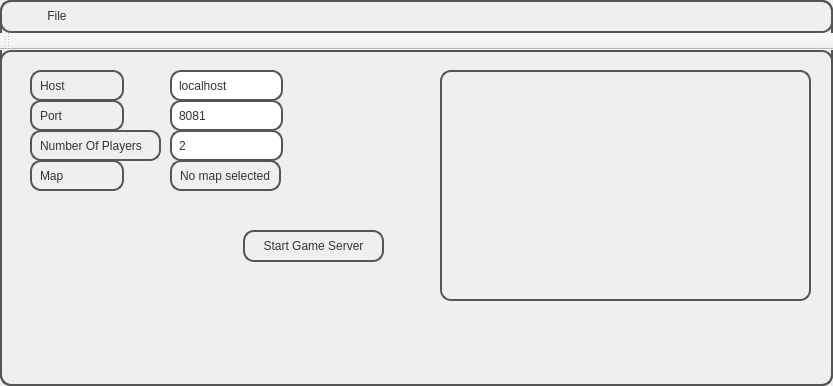
<?xml version="1.0" encoding="UTF-8"?>
<ui version="4.0">
 <class>MainWindow</class>
 <widget class="QMainWindow" name="MainWindow">
  <property name="enabled">
   <bool>true</bool>
  </property>
  <property name="geometry">
   <rect>
    <x>0</x>
    <y>0</y>
    <width>833</width>
    <height>386</height>
   </rect>
  </property>
  <property name="windowTitle">
   <string>MainWindow</string>
  </property>
  <property name="styleSheet">
   <string notr="true">QMainWindow, QLabel, QPlainTextEdit, QMenuBar, QMenu, QAction, #centralWidget, QPushButton {
color: #333;
border: 2px solid #555;
border-radius: 11px;
padding: 5px;
background: qradialgradient(cx: 0.3, cy: -0.4,
fx: 0.3, fy: -0.4,
radius: 1.35, stop: 0 #fff, stop: 1 #888);
min-width: 80px;
}
QLineEdit {
color: #333;
border: 2px solid #555;
border-radius: 11px;
padding: 5px;
}</string>
  </property>
  <widget class="QWidget" name="centralWidget">
   <widget class="QLabel" name="selectedMapLabel">
    <property name="geometry">
     <rect>
      <x>170</x>
      <y>110</y>
      <width>111</width>
      <height>31</height>
     </rect>
    </property>
    <property name="text">
     <string>No map selected</string>
    </property>
   </widget>
   <widget class="QPushButton" name="startServerButton">
    <property name="geometry">
     <rect>
      <x>243</x>
      <y>180</y>
      <width>141</width>
      <height>32</height>
     </rect>
    </property>
    <property name="text">
     <string>Start Game Server</string>
    </property>
   </widget>
   <widget class="QLabel" name="label_2">
    <property name="geometry">
     <rect>
      <x>30</x>
      <y>50</y>
      <width>94</width>
      <height>31</height>
     </rect>
    </property>
    <property name="text">
     <string>Port</string>
    </property>
   </widget>
   <widget class="QLineEdit" name="portInput">
    <property name="geometry">
     <rect>
      <x>170</x>
      <y>50</y>
      <width>113</width>
      <height>31</height>
     </rect>
    </property>
    <property name="text">
     <string>8081</string>
    </property>
   </widget>
   <widget class="QLabel" name="label_4">
    <property name="geometry">
     <rect>
      <x>30</x>
      <y>110</y>
      <width>94</width>
      <height>31</height>
     </rect>
    </property>
    <property name="text">
     <string>Map</string>
    </property>
   </widget>
   <widget class="QLabel" name="label_3">
    <property name="geometry">
     <rect>
      <x>30</x>
      <y>80</y>
      <width>131</width>
      <height>31</height>
     </rect>
    </property>
    <property name="text">
     <string>Number Of Players</string>
    </property>
   </widget>
   <widget class="QLineEdit" name="numPlayerInput">
    <property name="geometry">
     <rect>
      <x>170</x>
      <y>80</y>
      <width>113</width>
      <height>31</height>
     </rect>
    </property>
    <property name="text">
     <string>2</string>
    </property>
   </widget>
   <widget class="QLabel" name="label">
    <property name="geometry">
     <rect>
      <x>30</x>
      <y>20</y>
      <width>94</width>
      <height>31</height>
     </rect>
    </property>
    <property name="text">
     <string>Host</string>
    </property>
   </widget>
   <widget class="QLineEdit" name="hostInput">
    <property name="geometry">
     <rect>
      <x>170</x>
      <y>20</y>
      <width>113</width>
      <height>31</height>
     </rect>
    </property>
    <property name="text">
     <string>localhost</string>
    </property>
   </widget>
   <widget class="QPlainTextEdit" name="logText">
    <property name="enabled">
     <bool>false</bool>
    </property>
    <property name="geometry">
     <rect>
      <x>440</x>
      <y>20</y>
      <width>371</width>
      <height>231</height>
     </rect>
    </property>
   </widget>
  </widget>
  <widget class="QMenuBar" name="menuBar">
   <property name="geometry">
    <rect>
     <x>0</x>
     <y>0</y>
     <width>833</width>
     <height>35</height>
    </rect>
   </property>
   <widget class="QMenu" name="menuFile">
    <property name="title">
     <string>File</string>
    </property>
    <addaction name="actionOpen_Map"/>
   </widget>
   <addaction name="menuFile"/>
  </widget>
  <widget class="QToolBar" name="mainToolBar">
   <attribute name="toolBarArea">
    <enum>TopToolBarArea</enum>
   </attribute>
   <attribute name="toolBarBreak">
    <bool>false</bool>
   </attribute>
  </widget>
  <action name="actionOpen_Map">
   <property name="text">
    <string>Open Map</string>
   </property>
  </action>
 </widget>
 <layoutdefault spacing="6" margin="11"/>
 <resources/>
 <connections>
  <connection>
   <sender>startServerButton</sender>
   <signal>clicked()</signal>
   <receiver>MainWindow</receiver>
   <slot>startGameServer()</slot>
   <hints>
    <hint type="sourcelabel">
     <x>313</x>
     <y>230</y>
    </hint>
    <hint type="destinationlabel">
     <x>199</x>
     <y>149</y>
    </hint>
   </hints>
  </connection>
  <connection>
   <sender>actionOpen_Map</sender>
   <signal>triggered()</signal>
   <receiver>MainWindow</receiver>
   <slot>openMap()</slot>
   <hints>
    <hint type="sourcelabel">
     <x>-1</x>
     <y>-1</y>
    </hint>
    <hint type="destinationlabel">
     <x>199</x>
     <y>149</y>
    </hint>
   </hints>
  </connection>
  <connection>
   <sender>MainWindow</sender>
   <signal>log(QString)</signal>
   <receiver>logText</receiver>
   <slot>appendPlainText(QString)</slot>
   <hints>
    <hint type="sourcelabel">
     <x>416</x>
     <y>192</y>
    </hint>
    <hint type="destinationlabel">
     <x>625</x>
     <y>170</y>
    </hint>
   </hints>
  </connection>
 </connections>
 <slots>
  <signal>log(QString)</signal>
  <slot>startGameServer()</slot>
  <slot>openMap()</slot>
 </slots>
</ui>
